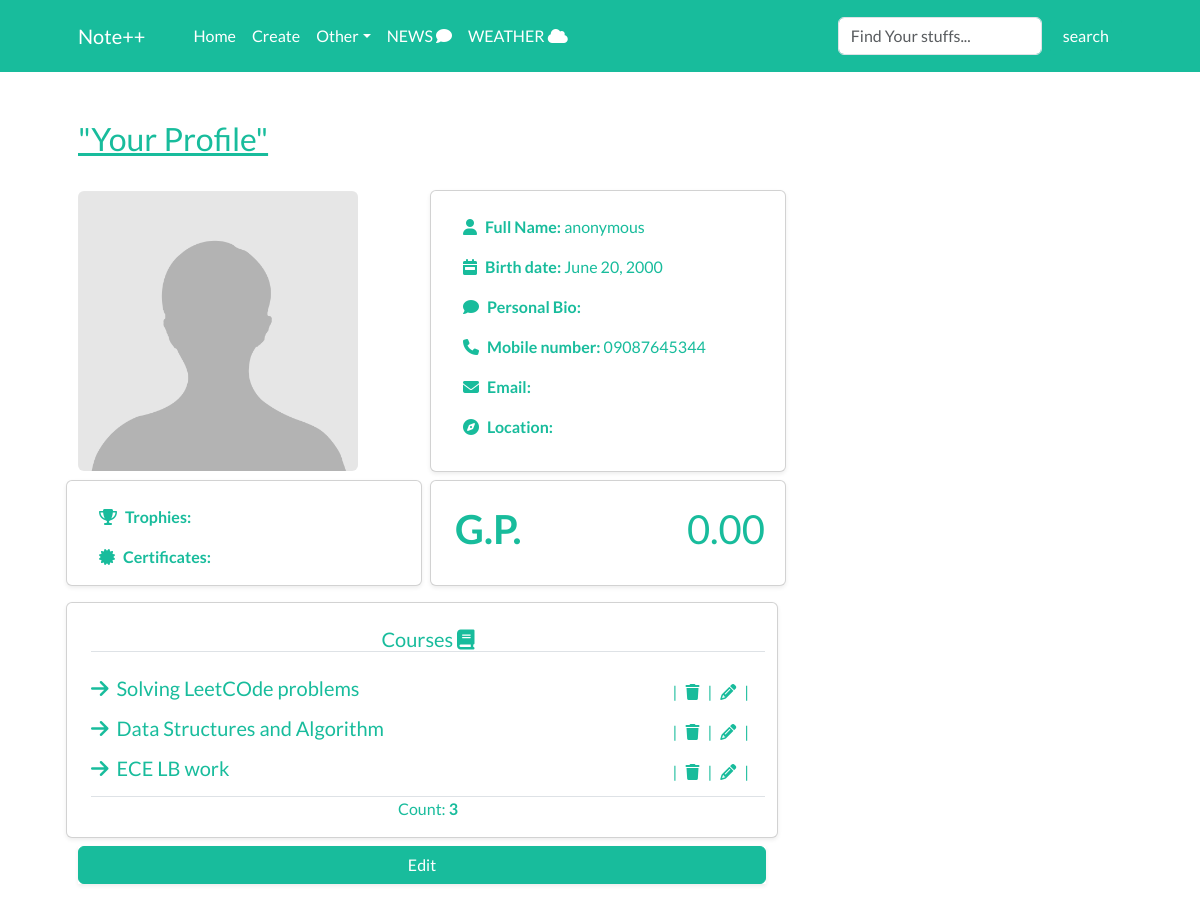
The page /accounts/profile/ (signed in) on the database as committed earlier.
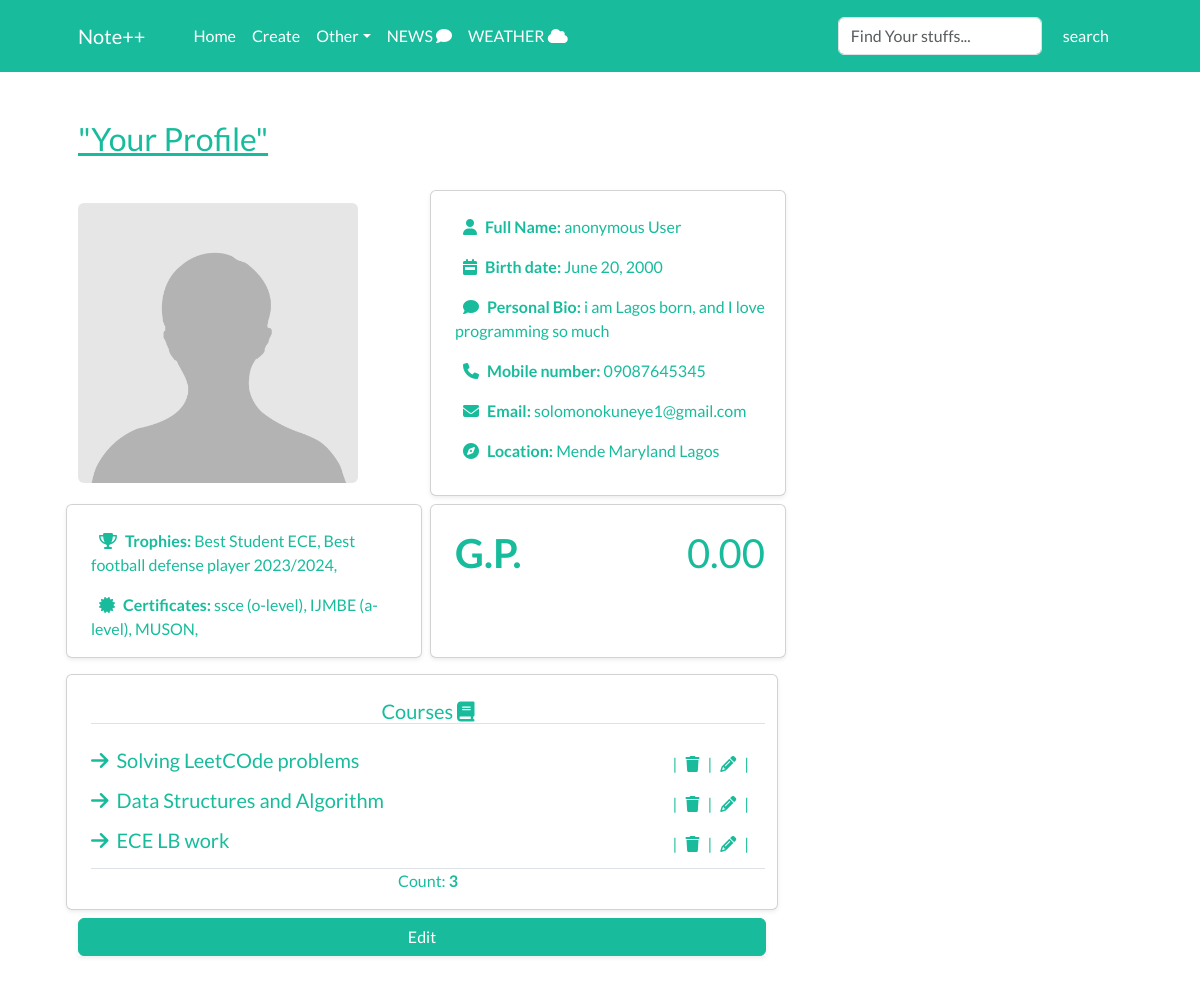
The same page on the database as committed later.
### accounts/models.py (models this page shows, shortened)
class Profile(models.Model):
    user = models.OneToOneField(User, on_delete=models.CASCADE)
    full_name = models.CharField(max_length=50, null=True, blank=True)
    birth_date = models.DateField(null=True, blank=True)
    picture = models.ImageField(default='profile_pics/default.jpg', upload_to='profile_pics/', null=True)
    bio = models.TextField(null=True, blank=True)
    mobile = models.CharField(max_length=20,null=True, blank=True)
    email = models.EmailField(null=True, blank=True)
    location = models.CharField(max_length=90, null=True, blank=True)
    career_path = models.CharField(max_length=20, null=True, blank=True)
    grade_points = models.DecimalField(default=0.00, validators=[MaxValueValidator(5)], max_digits=2, decimal_places=2, null=True, blank=True)
    achievements = models.TextField(null=True, blank=True)
    certificates = models.TextField(null=True, blank=True)

### core/models.py (models this page shows, shortened)
class Course(models.Model):
    title = models.CharField(max_length=200)
    description = models.TextField(null=True, blank=True)
    created = models.DateTimeField(auto_now_add=True)
    author = models.ForeignKey(User, on_delete=models.CASCADE)

### accounts/views.py (the view)
# urls.py: path('profile/', UserProfile, name='UserProfile'),
@login_required
def UserProfile(request):
    profile = Profile.objects.get(user=request.user)
    courses = Course.objects.filter(author=profile.user)
    context = {'profile' : profile,
               'courses':courses}
    return render(request, 'accounts/profile.html', context)

### accounts/templates/accounts/profile.html (shortened to what this page needs)
{% extends 'core/admin/base.html' %}
{% block content %}
<div class="container p-5 d-block">
    <div class="row">
        <h3 class="text-success text-decoration-underline">"Your Profile"</h3>
    </div>
    <div class="row align-items-center d-flex gap-2 mt-3">
        <div class="col-md-4">
            <img src="{{profile.picture.url}}" class="rounded" alt="" style="width:280px; height: 280px;">
        </div>
        <div class="col-md-4 my-2 card shadow-sm  ps-4 pt-4 text-success">
            {% if profile.full_name %}
            <p class=""><i class="fa fa-user mx-2"></i><strong>Full Name: </strong>{{profile.full_name}}</p>
            {% else %}
            <p><i class="fas fa-user mx-2"></i><strong>Full Name:</strong> {{request.user.username}}</p>
            {% endif %}
            {% if profile.birth_date %}
            <p><strong><i class="fa fa-calendar-week mx-2"></i>Birth date: </strong>{{profile.birth_date}}</p>
            {% else %}
            <p><strong><i class="fa fa-calendar-week mx-2"></i>Birth Date: </strong></p>
            {% endif %}
            {% if profile.bio %}
            <p><i class="fa fa-comment mx-2"></i><strong>Personal Bio: </strong>{{profile.bio}}</p>
            {% else %}
            <p><strong><i class="fa fa-comment mx-2"></i>Personal Bio: </strong></p>
            {% endif %}
            {% if profile.mobile %}
            <p><i class="fa fa-phone mx-2"></i><strong>Mobile number: </strong>{{profile.mobile}}</p>
            {% else %}
            <p><i class="fa fa-phone mx-2"></i><strong>Mobile number</strong></p>
            {% endif %}
            {% if profile.email %}
            <p><i class="fa fa-envelope mx-2"></i><strong>Email: </strong>{{profile.email}}</p>
            {% else %}
            <p><i class="fa fa-envelope mx-2"></i><strong>Email: </strong></p>
            {% endif %}
            {% if profile.location %}
            <p><i class="fas fa-compass mx-2"></i><strong>Location: </strong>{{profile.location}}</p>
            {% else %}
            <p><i class="fas fa-compass mx-2"></i><strong>Location: </strong></p>
            {% endif %}
        </div>
    </div>
    <div class="row gap-2">
        <div class="col-md-4 card shadow-sm ps-4 pt-4 text-success">
            {% if profile.achievements %}
            <p><strong><i class="fas fa-trophy mx-2"></i>Trophies: </strong>{{profile.achievements}}</p>
            {% else %}
            <p><strong><i class="fas fa-trophy mx-2"></i>Trophies: </strong></p>
            {% endif %}
            {% if profile.certificates %}
            <p><strong><i class="fa fa-certificate mx-2"></i>Certificates: </strong>{{profile.certificates}}</p>
            {% else %}
            <p><strong><i class="fa fa-certificate mx-2"></i>Certificates: </strong></p>
            {% endif %}
        </div>
        <div class="col-md-4 card shadow-sm ps-4 pt-4 text-success">
            <div class="d-flex justify-content-between align-items-center">
                <h2><strong>G.P.</strong></h2>
                <h2 class="mx-2">{{profile.grade_points}}</h2>
            </div>
        </div>
    </div>
    <div class="row mt-3">
        <div class="col-md-8 card shadow-sm text-success ps-4 pt-4 ">
            <h5 class="border-bottom mb-4 text-center">Courses <i class="fa fa-book"></i></h5>
            {% if courses %}
                {% for course in courses %}
                <div class="d-flex justify-content-between mb-2 align-items-center">
                    <h5 class="align-items-center"><i class="fa fa-arrow-right me-2"></i><a href="{% url 'CourseDetail' course.pk %}" class="text-decoration-none">{{course.title}}</a></h5>
                    <div class="d-flex pe-3 align-items-center">
                        |<a href="{% url 'DeleteCourse' course.pk %}"><i class="fa fa-trash mx-2"></i></a>
                        |<a href="{% url 'UpdateCourse' course.pk %}"><i class="fa fa-pencil mx-2"></i></a>|
                    </div>
                </div>
                {% endfor %}
                <div class="border-top">
                    <p class="text-center">Count: <strong>{{courses.count}}</strong></p>
                </div>
            {% endif %}
        </div>
    </div>
    <div class="row">
        <div class="col-md-8">
            <div class="d-grid mt-2 shadow-sm">
                <a href="{% url 'ProfileEdit' %}" class="btn btn-block btn-success">Edit</a>
            </div>
        </div>
    </div>
</div>
{% endblock %}

### core/templates/core/admin/base.html (shortened to what this page needs)
<!DOCTYPE html>
{% load static %}
<html lang="en">
<head>
    <link rel="stylesheet" href="{% static 'css/bootstrap.css' %}">
    <link rel="stylesheet" href="{% static 'css/landingpage.css' %}">
    <link rel="stylesheet" href="https://cdnjs.cloudflare.com/ajax/libs/font-awesome/6.6.0/css/all.min.css" />
</head>
<body class="mt-5 pt-4">
<nav class="navbar navbar-expand-lg navbar-dark bg-success fixed-top">
    <div class="container px-4 px-lg-5">
        <a class="navbar-brand" href="{% url 'Index' %}">Note<span>++</span></a>
        <div class="collapse navbar-collapse" id="navbarSupportedContent">
            <ul class="navbar-nav me-auto mb-2 mb-lg-0 ms-lg-4">
                <li class="nav-item active "><a class="nav-link" href="{% url 'Index' %}">Home</a></li>
                <li class="nav-item"><a class="nav-link" href="{% url 'CreateCourse' %}">Create</a></li>
                <li class="nav-item dropdown">
                    <a class="nav-link dropdown-toggle" id="navbarDropdown" href="#" role="button" data-bs-toggle="dropdown" aria-expanded="false">Other</a>
                </li>
                <li class="nav-item"><a class="nav-link" href="{% url 'News' %}">NEWS <i class="fas fa-comment"></i></a></li>
                <li class="nav-item"><a class="nav-link" href="{% url 'WeatherAPI' %}">WEATHER <i class="fas fa-cloud"></i></a></li>
            </ul>
            <form class="d-flex" action="{% url 'SearchCourse' %}" method="GET">
                <input class="form-control me-2" type="search" name="search" value="{{requuest.GET}}" placeholder="Find Your stuffs..." aria-label="Search">
                <button class="btn btn-success" type="submit">search</button>
              </form>
        </div>
    </div>
</nav>
<section>
    {% block content %}
    {% endblock %}
</section>
</body>
</html>

Rows that differ between the two databases and show on the page:
changed Profile: full_name "anonymous" → "anonymous User"; bio (not shown) → "i am Lagos born, and I love programming so much"; mobile "09087645344" → "09087645345"; email (not shown) → "solomonokuneye1@gmail.com"; location (not shown) → "Mende Maryland Lagos"; achievements (not shown) → "Best Student ECE, Best football defense player 2023/2024,"; certificates (not shown) → "ssce (o-level), IJMBE (a-level), MUSON,"
